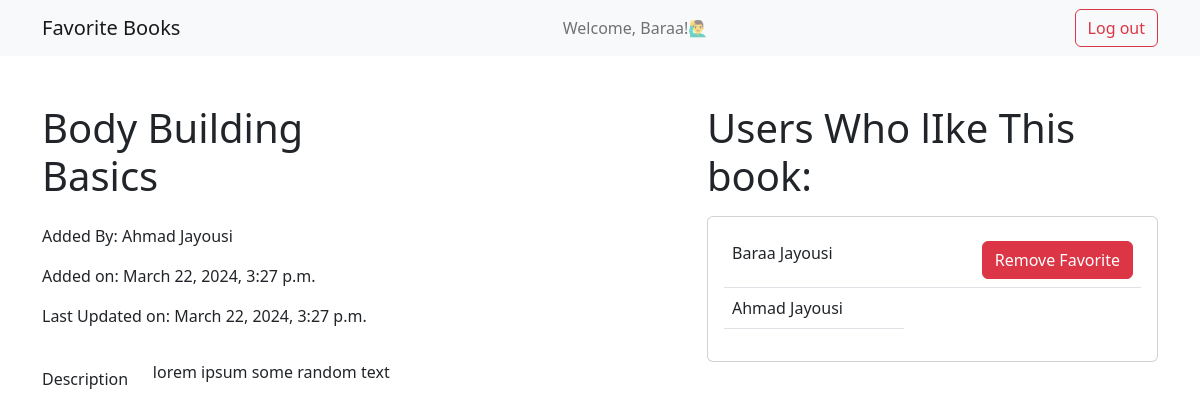
The app's page /books/3 (signed in) with its own data.
### authentication_app/models.py (models this page shows)
class Users(models.Model):
    first_name= models.CharField(max_length=255)
    last_name = models.CharField(max_length=255)
    email = models.EmailField(unique=True, max_length=254)
    password = models.CharField(max_length=60)
    created_at = models.DateTimeField(auto_now_add = True)
    updated_at = models.DateTimeField(auto_now=True)
    objects = UsersMethods()

### fav_books_app/models.py (models this page shows)
class Book(models.Model):
    title = models.CharField(max_length=255)
    description = models.TextField()
    uploaded_by = models.ForeignKey(Users, related_name="books_uploaded", on_delete= models.CASCADE)
    user_who_like = models.ManyToManyField(Users, related_name="liked_books")
    created_at = models.DateTimeField(auto_now_add=True)
    updated_at = models.DateTimeField(auto_now=True)
    objects = BookManager()

### fav_books_app/views.py (the view)
# urls.py: path('/<int:book_id>', views.show_book, name='show_book'),
def show_book(request, book_id):
    if request.method == "GET" and 'user_id' in request.session:
        user_id = request.session['user_id']
        book_exists, user_is_uploader = Book.objects.is_uploader(user_id = user_id, book_id = book_id)
        if book_exists:
            context = {
                "user": Users.objects.get(id = user_id),
                "book": Book.objects.get(id=book_id),
                "is_user_fav_book" : Book.objects.user_fav_book_check(user_id = user_id, book_id = book_id)
            }
            if user_is_uploader:
                return render(request,'book_edit.html', context)
            else:
                return render(request, 'book_view.html', context)
    return redirect('/')

### fav_books_app/models.py (called while the page is built)
    def is_uploader(self, user_id, book_id): #==> returns bool if the book exists and checks if the currernt user is the uploader/owner
        book = self.filter(id = book_id).first()
        if book:
            uploader_id = book.uploaded_by.id
            if uploader_id == user_id:
                return True, True
            return True, False
        return False, False

    def user_fav_book_check(self, user_id, book_id): #  checks if the user has liked the current book
        books = self.filter(user_who_like__id = user_id)
        current_book = self.get(id = book_id)
        for book in books:
            if book == current_book:
                return True
        return False

### fav_books_app/templates/book_view.html (shortened to what this page needs)
{% extends 'main_layout.html' %}
{% block user_greeting %} Welcome, {{user.first_name|title}}!🙋‍♂️ {% endblock %}
{% block content %}
    <div class="row">
        <div class="col-7">
            <div class="row mb-3">
                <div class="col-7">
                    <h1>{{book.title}}</h1>
                </div>
            </div>
            <div class="row mb-3">
                <p>Added By: <span>{{book.uploaded_by.first_name|title}} {{book.uploaded_by.last_name|title}}</span></p>
                <p>Added on: <span>{{book.created_at}}</span></p>
                <p>Last Updated on: <span>{{book.updated_at}}</span></p>
            </div>
            <div class="row mb-3">
                <label for="book_desc" class="col-form-label col-2">Description</label>
                <div class="col-6">
                    <p>{{book.description}}</p>
                </div>
            </div>
        </div>
        <div class="col-5">
            <h1 class="mb-3">Users Who lIke This book:</h1>
            <div class="card mb-3">
                <div class="card-body">
                    {% if book.user_who_like.all %}
                    <table class="table table-hover">
                        {% for user_like_book in book.user_who_like.all %}
                            <tr>
                                <td>{{user_like_book.first_name|title}} {{user_like_book.last_name|title}}</td>
                                {% if is_user_fav_book and user.id == user_like_book.id%}
                                <td ><form class="row justify-content-end" action="{% url 'process_fav_book' %}" method="post">
                                    <div class="col-auto">
                                        <input class="btn btn-danger" type="submit" value="Remove Favorite">
                                    </div>
                                </form></td>
                                {% endif %}
                            </tr>
                        {% endfor %}
                    </table>
                    {% else %}
                    <p>No one liked this book, Be the first who like it</p>
                    {% endif %}
                </div>
            </div>
        </div>
    </div>
{% endblock %}

### records on screen
Users: first_name "Baraa", last_name "Jayousi"
Book: title "Body Building Basics", uploaded_by.first_name "Ahmad", uploaded_by.last_name "Jayousi", created_at "March 22, 2024, 3:27 p.m.", updated_at "March 22, 2024, 3:27 p.m.", description "lorem ipsum some random text"
Users: first_name "Ahmad", last_name "Jayousi"
